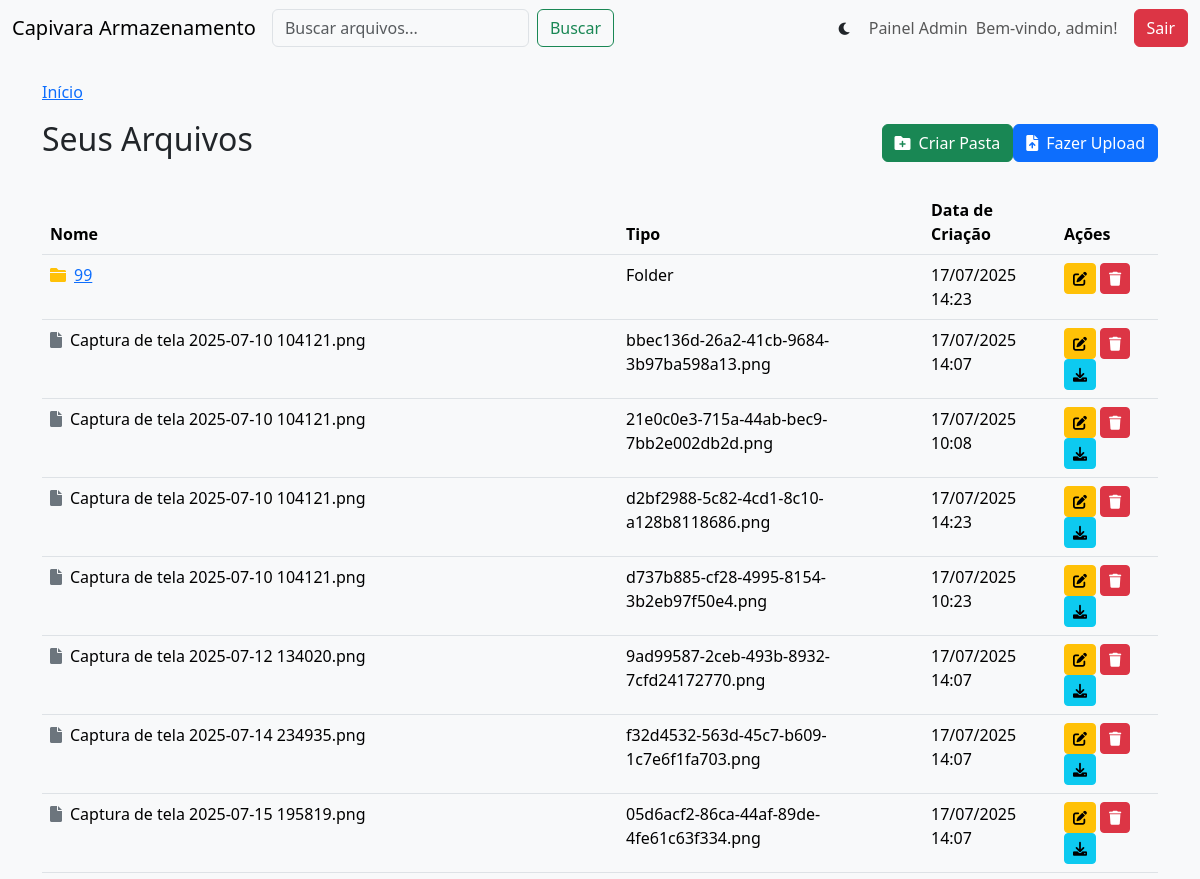
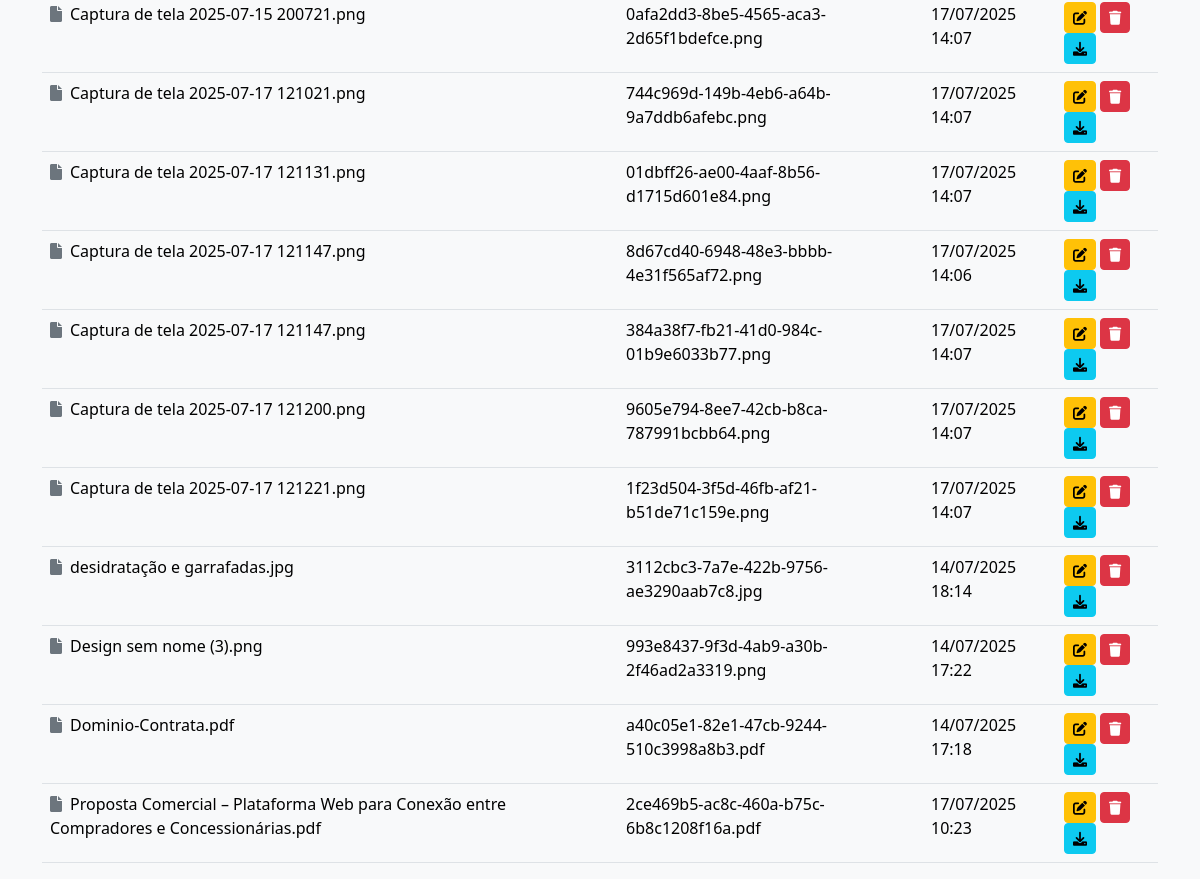
/dashboard.php (signed in), run on the app's committed database (2 pictures, top to bottom).
### tables this page shows
CREATE TABLE `files` (
  `id` int(10) UNSIGNED NOT NULL,
  `user_id` int(10) UNSIGNED NOT NULL,
  `parent_id` int(10) UNSIGNED DEFAULT NULL,
  `name` varchar(255) NOT NULL,
  `path` varchar(1024) NOT NULL,
  `size` bigint(20) UNSIGNED DEFAULT NULL,
  `mime_type` varchar(255) DEFAULT NULL,
  `created_at` datetime NOT NULL DEFAULT CURRENT_TIMESTAMP,
  `updated_at` datetime DEFAULT NULL ON UPDATE CURRENT_TIMESTAMP,
  `type` enum('file','folder') NOT NULL DEFAULT 'file',
  `server_filename` varchar(255) NOT NULL,
  `server_folder_path` varchar(255) DEFAULT NULL
);

### app/core/Database.php (called while the page is built, shortened)
<?php
class Database {
    private $host = DB_HOST;
    private $user = DB_USER;
    private $pass = DB_PASS;
    private $dbname = DB_NAME;
    private $dbh;
    private $stmt;
    public function __construct(){
        $dsn = 'mysql:host=' . $this->host . ';dbname=' . $this->dbname;
        $options = array(
            PDO::ATTR_PERSISTENT => true,
            PDO::ATTR_ERRMODE => PDO::ERRMODE_EXCEPTION
        );
        try{
            $this->dbh = new PDO($dsn, $this->user, $this->pass, $options);
        } catch(PDOException $e){
            $this->error = $e->getMessage();
            echo $this->error;
        }
    }
    public function query($sql){
        $this->stmt = $this->dbh->prepare($sql);
    }
    public function bind($param, $value, $type = null){
        if(is_null($type)){
            switch(true){
                case is_int($value):
                    $type = PDO::PARAM_INT;
                    break;
            }
        }
        $this->stmt->bindValue($param, $value, $type);
    }
    public function execute(){
        return $this->stmt->execute();
    }
    public function resultSet(){
        $this->execute();
        return $this->stmt->fetchAll(PDO::FETCH_OBJ);
    }
}

### app/models/File.php (called while the page is built, shortened)
<?php
require_once '../app/core/Database.php';
class File {
    private $db;
    public function __construct(){
        $this->db = new Database;
    }
    public function getFilesByUserIdAndParent($userId, $parentId = null){
        $sql = 'SELECT * FROM files WHERE user_id = :user_id AND parent_id ';
        if (is_null($parentId)) {
            $sql .= 'IS NULL';
        } else {
            $sql .= '= :parent_id';
        }
        $sql .= ' ORDER BY type DESC, name ASC';
        $this->db->query($sql);
        $this->db->bind(':user_id', $userId);
        $results = $this->db->resultSet();
        return $results;
    }
}

### public/dashboard.php (the view, shortened to what this page needs)
<?php
require_once '../app/models/File.php';
$fileModel = new File();
$userId = $_SESSION['user_id'];
$current_folder_id = isset($_GET['folder']) ? (int)$_GET['folder'] : null;
$items = $fileModel->getFilesByUserIdAndParent($userId, $current_folder_id);
?>
<!DOCTYPE html>
<html lang="pt-br">
<head>
    <link href="https://cdn.jsdelivr.net/npm/bootstrap@5.3.3/dist/css/bootstrap.min.css" rel="stylesheet">
    <link href="https://cdnjs.cloudflare.com/ajax/libs/font-awesome/6.0.0-beta3/css/all.min.css" rel="stylesheet">
    <link href="assets/style.css" rel="stylesheet">
</head>
<body>
    <nav class="navbar navbar-expand-lg navbar-light bg-light">
        <div class="container-fluid">
            <a class="navbar-brand" href="dashboard.php"><?php echo SITE_NAME; ?></a>
            <form class="d-flex" action="search.php" method="GET"><input class="form-control me-2" type="search" name="query" placeholder="Buscar arquivos..."><button class="btn btn-outline-success" type="submit">Buscar</button></form>
            <div class="collapse navbar-collapse">
                <ul class="navbar-nav ms-auto align-items-center">
                    <li class="nav-item"><button id="theme-toggler" class="btn btn-sm"><i class="fas fa-moon"></i></button></li>
                    <?php if($_SESSION['user_role'] == 'admin'): ?><li class="nav-item"><a class="nav-link" href="admin.php">Painel Admin</a></li><?php endif; ?>
                    <li class="nav-item"><span class="navbar-text me-3">Bem-vindo, <?php echo $_SESSION['user_name']; ?>!</span></li>
                    <li class="nav-item"><a class="btn btn-danger" href="logout.php">Sair</a></li>
                </ul>
            </div>
        </div>
    </nav>
    <div class="container mt-4">
        <nav aria-label="breadcrumb"><ol class="breadcrumb"><li class="breadcrumb-item"><a href="dashboard.php">Início</a></li></ol></nav>
        <div class="d-flex justify-content-between align-items-center mb-4"><h2>Seus Arquivos</h2><div><button type="button" class="btn btn-success" data-bs-toggle="modal" data-bs-target="#newFolderModal"><i class="fas fa-folder-plus me-2"></i>Criar Pasta</button><button type="button" class="btn btn-primary" data-bs-toggle="modal" data-bs-target="#uploadFileModal"><i class="fas fa-file-upload me-2"></i>Fazer Upload</button></div></div>
        <table class="table table-hover">
            <thead><tr><th>Nome</th><th>Tipo</th><th>Data de Criação</th><th>Ações</th></tr></thead>
            <tbody>
                <?php foreach($items as $item): ?>
                <tr>
                    <td>
                        <?php if($item->type == 'folder'): ?><i class="fas fa-folder text-warning me-2"></i><a href="dashboard.php?folder=<?php echo $item->id; ?>"><?php echo htmlspecialchars($item->name); ?></a>
                        <?php else: ?><i class="fas fa-file text-secondary me-2"></i><?php echo htmlspecialchars($item->name); ?><?php endif; ?>
                    </td>
                    <td><?php echo !empty($item->mime_type) ? $item->mime_type : ucfirst($item->type); ?></td>
                    <td><?php echo date('d/m/Y H:i', strtotime($item->created_at)); ?></td>
                    <td>
                        <button class="btn btn-sm btn-warning renameBtn" data-id="<?php echo $item->id; ?>" data-name="<?php echo htmlspecialchars($item->name); ?>"><i class="fas fa-edit"></i></button>
                        <button class="btn btn-sm btn-danger deleteBtn" data-id="<?php echo $item->id; ?>" data-name="<?php echo htmlspecialchars($item->name); ?>"><i class="fas fa-trash"></i></button>
                        <?php if($item->type == 'file'): ?>
                        <a href="download_handler.php?file_id=<?php echo $item->id; ?>" class="btn btn-sm btn-info"><i class="fas fa-download"></i></a>
                        <?php endif; ?>
                    </td>
                </tr>
                <?php endforeach; ?>
            </tbody>
        </table>
    </div>
</body>
</html>

### public/assets/style.css (style rules this page uses)
body { transition: background-color 0.3s, color 0.3s; }
:root { --bs-body-bg: #f8f9fa; --bs-body-color: #212529; --bs-table-bg: #fff; --bs-table-striped-bg: #f2f2f2; --bs-light-bg: #f8f9fa; --bs-dark-bg: #343a40; --bs-card-bg: #fff; --bs-modal-bg: #fff; }

### data on the page
files: name "99", type "Folder", created_at "17/07/2025 14:23"
files: name "Captura de tela 2025-07-10 104121.png", mime_type "bbec136d-26a2-41cb-9684-3b97ba598a13.png", created_at "17/07/2025 14:07"
files: name "Captura de tela 2025-07-10 104121.png", mime_type "21e0c0e3-715a-44ab-bec9-7bb2e002db2d.png", created_at "17/07/2025 10:08"
files: name "Captura de tela 2025-07-10 104121.png", mime_type "d2bf2988-5c82-4cd1-8c10-a128b8118686.png", created_at "17/07/2025 14:23"
files: name "Captura de tela 2025-07-10 104121.png", mime_type "d737b885-cf28-4995-8154-3b2eb97f50e4.png", created_at "17/07/2025 10:23"
files: name "Captura de tela 2025-07-12 134020.png", mime_type "9ad99587-2ceb-493b-8932-7cfd24172770.png", created_at "17/07/2025 14:07"
files: name "Captura de tela 2025-07-14 234935.png", mime_type "f32d4532-563d-45c7-b609-1c7e6f1fa703.png", created_at "17/07/2025 14:07"
files: name "Captura de tela 2025-07-15 195819.png", mime_type "05d6acf2-86ca-44af-89de-4fe61c63f334.png", created_at "17/07/2025 14:07"
files: name "Captura de tela 2025-07-15 200721.png", mime_type "0afa2dd3-8be5-4565-aca3-2d65f1bdefce.png", created_at "17/07/2025 14:07"
files: name "Captura de tela 2025-07-17 121021.png", mime_type "744c969d-149b-4eb6-a64b-9a7ddb6afebc.png", created_at "17/07/2025 14:07"
files: name "Captura de tela 2025-07-17 121131.png", mime_type "01dbff26-ae00-4aaf-8b56-d1715d601e84.png", created_at "17/07/2025 14:07"
files: name "Captura de tela 2025-07-17 121147.png", mime_type "8d67cd40-6948-48e3-bbbb-4e31f565af72.png", created_at "17/07/2025 14:06"
files: name "Captura de tela 2025-07-17 121147.png", mime_type "384a38f7-fb21-41d0-984c-01b9e6033b77.png", created_at "17/07/2025 14:07"
files: name "Captura de tela 2025-07-17 121200.png", mime_type "9605e794-8ee7-42cb-b8ca-787991bcbb64.png", created_at "17/07/2025 14:07"
files: name "Captura de tela 2025-07-17 121221.png", mime_type "1f23d504-3f5d-46fb-af21-b51de71c159e.png", created_at "17/07/2025 14:07"
files: name "desidratação e garrafadas.jpg", mime_type "3112cbc3-7a7e-422b-9756-ae3290aab7c8.jpg", created_at "14/07/2025 18:14"
files: name "Design sem nome (3).png", mime_type "993e8437-9f3d-4ab9-a30b-2f46ad2a3319.png", created_at "14/07/2025 17:22"
files: name "Dominio-Contrata.pdf", mime_type "a40c05e1-82e1-47cb-9244-510c3998a8b3.pdf", created_at "14/07/2025 17:18"
files: name "Proposta Comercial – Plataforma Web para Conexão entre Compradores e Concessionárias.pdf", mime_type "2ce469b5-ac8c-460a-b75c-6b8c1208f16a.pdf", created_at "17/07/2025 10:23"

### other printed values
SITE_NAME "Capivara Armazenamento"
$_SESSION['user_name'] "admin"
